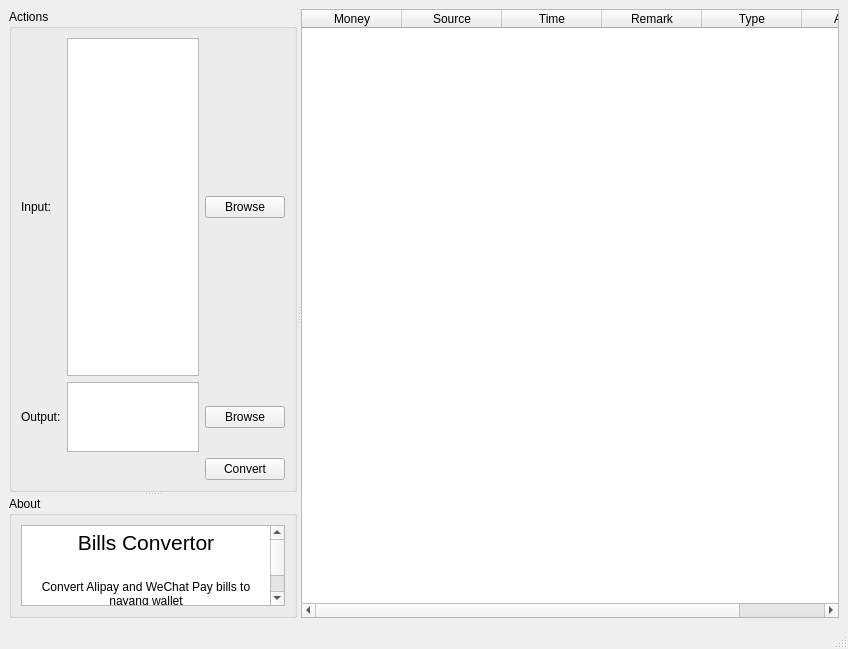
<?xml version="1.0" encoding="UTF-8"?>
<ui version="4.0">
 <class>MainWindow</class>
 <widget class="QMainWindow" name="MainWindow">
  <property name="geometry">
   <rect>
    <x>0</x>
    <y>0</y>
    <width>848</width>
    <height>649</height>
   </rect>
  </property>
  <property name="windowTitle">
   <string>WANawallet</string>
  </property>
  <property name="windowIcon">
   <iconset resource="wanawallet.qrc">
    <normaloff>:/logo/logo.svg</normaloff>:/logo/logo.svg</iconset>
  </property>
  <property name="styleSheet">
   <string notr="true"/>
  </property>
  <widget class="QWidget" name="centralwidget">
   <layout class="QGridLayout" name="gridLayout_5">
    <item row="0" column="0">
     <layout class="QVBoxLayout" name="verticalLayout" stretch="0">
      <item>
       <widget class="QSplitter" name="splitter_2">
        <property name="orientation">
         <enum>Qt::Horizontal</enum>
        </property>
        <widget class="QSplitter" name="splitter">
         <property name="sizePolicy">
          <sizepolicy hsizetype="Preferred" vsizetype="Expanding">
           <horstretch>1</horstretch>
           <verstretch>0</verstretch>
          </sizepolicy>
         </property>
         <property name="orientation">
          <enum>Qt::Vertical</enum>
         </property>
         <widget class="QGroupBox" name="groupBox">
          <property name="sizePolicy">
           <sizepolicy hsizetype="Preferred" vsizetype="Expanding">
            <horstretch>2</horstretch>
            <verstretch>4</verstretch>
           </sizepolicy>
          </property>
          <property name="title">
           <string>Actions</string>
          </property>
          <layout class="QGridLayout" name="gridLayout_2">
           <item row="1" column="0">
            <layout class="QGridLayout" name="gridLayout">
             <item row="1" column="2">
              <widget class="QPushButton" name="btnOutput">
               <property name="text">
                <string>Browse</string>
               </property>
              </widget>
             </item>
             <item row="0" column="0">
              <widget class="QLabel" name="label">
               <property name="text">
                <string>Input:</string>
               </property>
              </widget>
             </item>
             <item row="1" column="0">
              <widget class="QLabel" name="label_2">
               <property name="text">
                <string>Output:</string>
               </property>
              </widget>
             </item>
             <item row="3" column="2">
              <widget class="QPushButton" name="btnConvert">
               <property name="text">
                <string>Convert</string>
               </property>
              </widget>
             </item>
             <item row="0" column="2">
              <widget class="QPushButton" name="btnInput">
               <property name="text">
                <string>Browse</string>
               </property>
              </widget>
             </item>
             <item row="0" column="1">
              <widget class="QTextBrowser" name="tbrowserInput">
               <property name="sizePolicy">
                <sizepolicy hsizetype="Expanding" vsizetype="Expanding">
                 <horstretch>0</horstretch>
                 <verstretch>16</verstretch>
                </sizepolicy>
               </property>
              </widget>
             </item>
             <item row="1" column="1">
              <widget class="QTextBrowser" name="tbrowserOutput">
               <property name="sizePolicy">
                <sizepolicy hsizetype="Expanding" vsizetype="Expanding">
                 <horstretch>0</horstretch>
                 <verstretch>1</verstretch>
                </sizepolicy>
               </property>
              </widget>
             </item>
            </layout>
           </item>
          </layout>
         </widget>
         <widget class="QGroupBox" name="groupBox_2">
          <property name="sizePolicy">
           <sizepolicy hsizetype="Preferred" vsizetype="Preferred">
            <horstretch>0</horstretch>
            <verstretch>2</verstretch>
           </sizepolicy>
          </property>
          <property name="title">
           <string>About</string>
          </property>
          <layout class="QGridLayout" name="gridLayout_3">
           <item row="0" column="0">
            <widget class="QTextBrowser" name="tbrowserAbout">
             <property name="html">
              <string>&lt;!DOCTYPE HTML PUBLIC &quot;-//W3C//DTD HTML 4.0//EN&quot; &quot;http://www.w3.org/TR/REC-html40/strict.dtd&quot;&gt;
&lt;html&gt;&lt;head&gt;&lt;meta name=&quot;qrichtext&quot; content=&quot;1&quot; /&gt;&lt;meta charset=&quot;utf-8&quot; /&gt;&lt;style type=&quot;text/css&quot;&gt;
p, li { white-space: pre-wrap; }
&lt;/style&gt;&lt;/head&gt;&lt;body style=&quot; font-family:'Microsoft YaHei UI'; font-size:9pt; font-weight:400; font-style:normal;&quot;&gt;
&lt;p align=&quot;center&quot; style=&quot; margin-top:0px; margin-bottom:0px; margin-left:0px; margin-right:0px; -qt-block-indent:0; text-indent:0px;&quot;&gt;&lt;span style=&quot; font-size:16pt;&quot;&gt;Bills Convertor&lt;/span&gt;&lt;/p&gt;
&lt;p style=&quot;-qt-paragraph-type:empty; margin-top:0px; margin-bottom:0px; margin-left:0px; margin-right:0px; -qt-block-indent:0; text-indent:0px; font-size:16pt;&quot;&gt;&lt;br /&gt;&lt;/p&gt;
&lt;p align=&quot;center&quot; style=&quot; margin-top:0px; margin-bottom:0px; margin-left:0px; margin-right:0px; -qt-block-indent:0; text-indent:0px;&quot;&gt;Convert Alipay and WeChat Pay bills to nayang wallet&lt;/p&gt;
&lt;p align=&quot;center&quot; style=&quot;-qt-paragraph-type:empty; margin-top:0px; margin-bottom:0px; margin-left:0px; margin-right:0px; -qt-block-indent:0; text-indent:0px;&quot;&gt;&lt;br /&gt;&lt;/p&gt;
&lt;p align=&quot;center&quot; style=&quot; margin-top:0px; margin-bottom:0px; margin-left:0px; margin-right:0px; -qt-block-indent:0; text-indent:0px;&quot;&gt;By Rainyl&lt;/p&gt;&lt;/body&gt;&lt;/html&gt;</string>
             </property>
            </widget>
           </item>
          </layout>
         </widget>
        </widget>
        <widget class="QTableWidget" name="tableBills">
         <property name="sizePolicy">
          <sizepolicy hsizetype="Expanding" vsizetype="Expanding">
           <horstretch>3</horstretch>
           <verstretch>0</verstretch>
          </sizepolicy>
         </property>
         <property name="editTriggers">
          <set>QAbstractItemView::AnyKeyPressed|QAbstractItemView::DoubleClicked</set>
         </property>
         <property name="alternatingRowColors">
          <bool>true</bool>
         </property>
         <property name="selectionBehavior">
          <enum>QAbstractItemView::SelectRows</enum>
         </property>
         <property name="sortingEnabled">
          <bool>true</bool>
         </property>
         <column>
          <property name="text">
           <string>Money</string>
          </property>
         </column>
         <column>
          <property name="text">
           <string>Source</string>
          </property>
         </column>
         <column>
          <property name="text">
           <string>Time</string>
          </property>
         </column>
         <column>
          <property name="text">
           <string>Remark</string>
          </property>
         </column>
         <column>
          <property name="text">
           <string>Type</string>
          </property>
         </column>
         <column>
          <property name="text">
           <string>Assets</string>
          </property>
         </column>
        </widget>
       </widget>
      </item>
     </layout>
    </item>
   </layout>
  </widget>
  <widget class="QStatusBar" name="statusbar"/>
 </widget>
 <resources>
  <include location="wanawallet.qrc"/>
 </resources>
 <connections/>
</ui>
